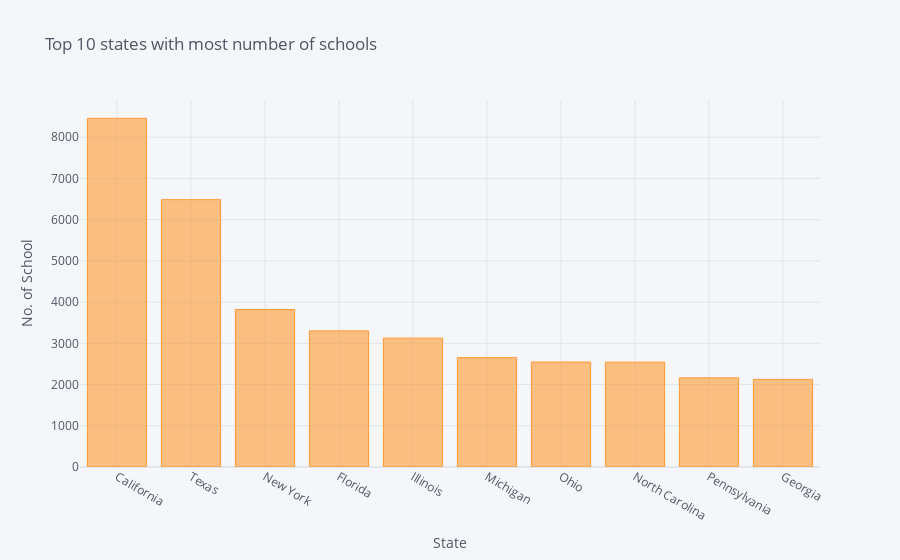

The cell this chart's notebook holds for it:
### Code cell
s.iplot(kind='bar', xTitle='State', yTitle='No. of School', title='Top 10 states with most number of schools')

### Figure 1 — Plotly figure (JSON) as saved in the notebook; plotly's stock layout.template omitted (floating-point values rounded to 4 significant figures)
{"data": [{"marker": {"color": "rgba(255, 153, 51, 0.6)", "line": {"color": "rgba(255, 153, 51, 1.0)", "width": 1}}, "name": "School State", "orientation": "v", "text": "", "type": "bar", "x": ["California", "Texas", "New York", "Florida", "Illinois", "Michigan", "Ohio", "North Carolina", "Pennsylvania", "Georgia"], "y": [8457, 6485, 3819, 3302, 3126, 2653, 2546, 2543, 2163, 2125]}], "layout": {"legend": {"bgcolor": "#F5F6F9", "font": {"color": "#4D5663"}}, "paper_bgcolor": "#F5F6F9", "plot_bgcolor": "#F5F6F9", "title": {"font": {"color": "#4D5663"}, "text": "Top 10 states with most number of schools"}, "xaxis": {"gridcolor": "#E1E5ED", "showgrid": true, "tickfont": {"color": "#4D5663"}, "title": {"font": {"color": "#4D5663"}, "text": "State"}, "zerolinecolor": "#E1E5ED"}, "yaxis": {"gridcolor": "#E1E5ED", "showgrid": true, "tickfont": {"color": "#4D5663"}, "title": {"font": {"color": "#4D5663"}, "text": "No. of School"}, "zerolinecolor": "#E1E5ED"}}}
